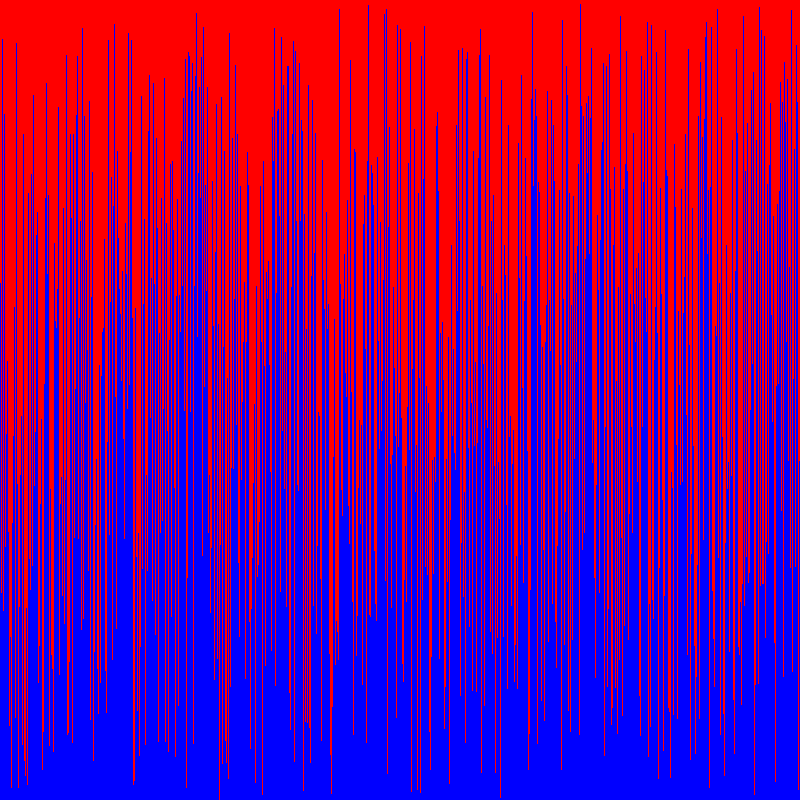
Frame 1 (no input)
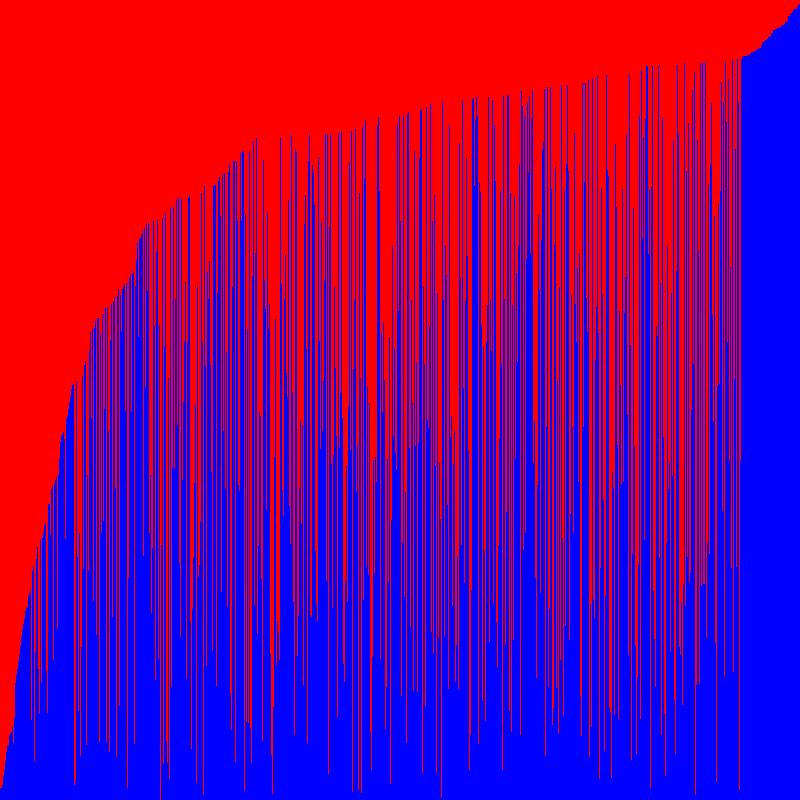
Frame 60 (the mouse pressed at the canvas centre just before this capture)
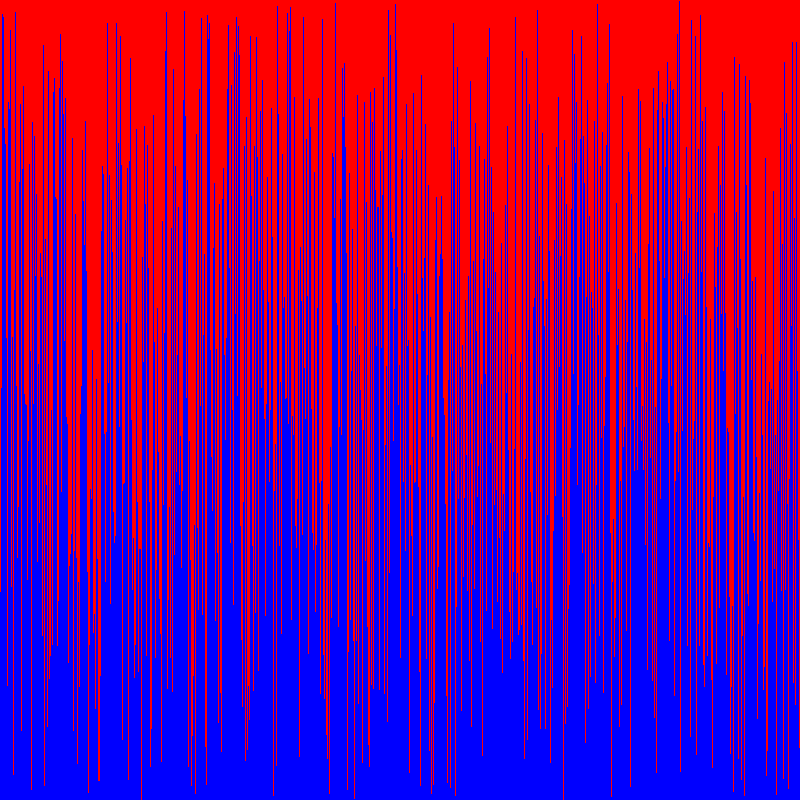
Frame 120 (the mouse held since frame 60 and released just before this capture)

The Processing sketch that drew these frames (run headless with seeded random() and noise(); from frame 60 on, the mouse is pressed at the canvas centre):

// Processing sketch: sketch_190209a
// ── sketch_190209a.pde
//1. create an array of ints. don't initialize it yet.
public int num[];
void setup() {
  //2. set the size of your window
  size(800, 800);
  //  if you are using Processing 3, you cannot use variables
  //  because the developers don't know how programming is supposed to work.

  //3. initialize your array with the built in width variable
   num= new int[width];
  //4. initialize the ints in the array with random numbers
  //   from 0 to the built in height variable
initialize(num);
  //5. call the noStroke() method
  noStroke();
}

void draw() {
  //6. set the background color with background(r, g, b);
  background(255, 0, 0);
  //7. set the color for your graph
  fill(0, 0, 255);
  //8. draw a rectangle for each int in your array.
  for (int i=0; i <num.length; i++) {
    rect(i, height, 1, -num[i]);
  }
  //   the x value will be the current index in the array
  //   the y value will the height variable
  //   the width is 1 (one)
  //   the height is negative the value of the element at the current index of the array


  //9. call the stepSort method
  stepSort(num);
  //10. extract the code that randomizes the array into a method.

  //11. call the method you made in step 10 when the mouse is pressed
  if (mousePressed==true) {
    initialize(num);
  }
}
void stepSort(int[] arr) {
  for (int i = 1; i < arr.length; i++) {
    if (arr[i - 1] > arr[i]) {
      int t = arr[i];
      arr[i] = arr[i - 1];
      arr[i - 1] = t;
    }
  }
}

void initialize(int[] arr) {
  for (int i=0; i <num.length; i++) {

    num[i] = int(random(height));
  }
}
